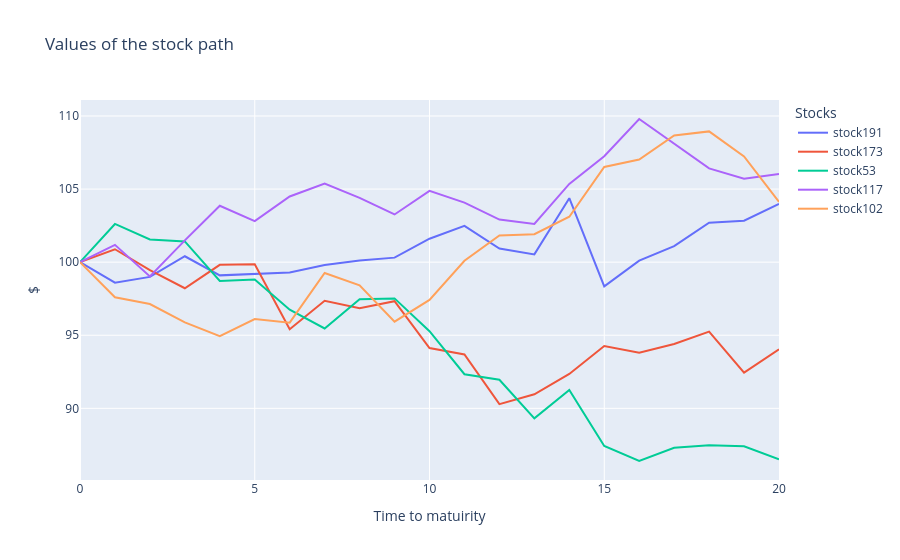

This figure's notebook cell:
### Code cell
fig = go.Figure()
# Add traces for each column
for column in stock_prices.columns[values]:
    fig.add_trace(go.Scatter(x=stock_prices.index, y=stock_prices[column], mode='lines', name=f"stock{column}"))

# Update layout
fig.update_layout(
    title='Values of the stock path ',
    xaxis_title='Time to matuirity',
    yaxis_title='$',
    template='plotly',
    legend=dict(title='Stocks'),
)

# Show the plot
fig.show()

### Figure 1 — Plotly figure (JSON) as saved in the notebook; plotly's stock layout.template omitted (floating-point values rounded to 4 significant figures)
{"data": [{"mode": "lines", "name": "stock191", "type": "scatter", "x": [0, 1, 2, 3, 4, 5, 6, 7, 8, 9, 10, 11, 12, 13, 14, 15, 16, 17, 18, 19, 20], "y": [100, 98.6, 98.99, 100.4, 99.1, 99.18, 99.29, 99.81, 100.1, 100.3, 101.6, 102.5, 100.9, 100.5, 104.4, 98.34, 100.1, 101.1, 102.7, 102.8, 104.0]}, {"mode": "lines", "name": "stock173", "type": "scatter", "x": [0, 1, 2, 3, 4, 5, 6, 7, 8, 9, 10, 11, 12, 13, 14, 15, 16, 17, 18, 19, 20], "y": [100, 100.9, 99.45, 98.22, 99.82, 99.86, 95.41, 97.35, 96.85, 97.33, 94.13, 93.69, 90.28, 90.96, 92.35, 94.26, 93.81, 94.4, 95.24, 92.44, 94.03]}, {"mode": "lines", "name": "stock53", "type": "scatter", "x": [0, 1, 2, 3, 4, 5, 6, 7, 8, 9, 10, 11, 12, 13, 14, 15, 16, 17, 18, 19, 20], "y": [100, 102.6, 101.5, 101.4, 98.71, 98.81, 96.75, 95.46, 97.47, 97.52, 95.28, 92.33, 91.96, 89.32, 91.26, 87.43, 86.4, 87.31, 87.47, 87.41, 86.51]}, {"mode": "lines", "name": "stock117", "type": "scatter", "x": [0, 1, 2, 3, 4, 5, 6, 7, 8, 9, 10, 11, 12, 13, 14, 15, 16, 17, 18, 19, 20], "y": [100, 101.2, 99.02, 101.5, 103.9, 102.8, 104.5, 105.4, 104.4, 103.3, 104.9, 104.1, 102.9, 102.6, 105.4, 107.2, 109.8, 108.1, 106.4, 105.7, 106.0]}, {"mode": "lines", "name": "stock102", "type": "scatter", "x": [0, 1, 2, 3, 4, 5, 6, 7, 8, 9, 10, 11, 12, 13, 14, 15, 16, 17, 18, 19, 20], "y": [100, 97.6, 97.14, 95.87, 94.94, 96.11, 95.86, 99.26, 98.41, 95.93, 97.42, 100.1, 101.8, 101.9, 103.1, 106.5, 107.0, 108.7, 108.9, 107.2, 104.1]}], "layout": {"legend": {"title": {"text": "Stocks"}}, "title": {"text": "Values of the stock path "}, "xaxis": {"title": {"text": "Time to matuirity"}}, "yaxis": {"title": {"text": "$"}}}}
